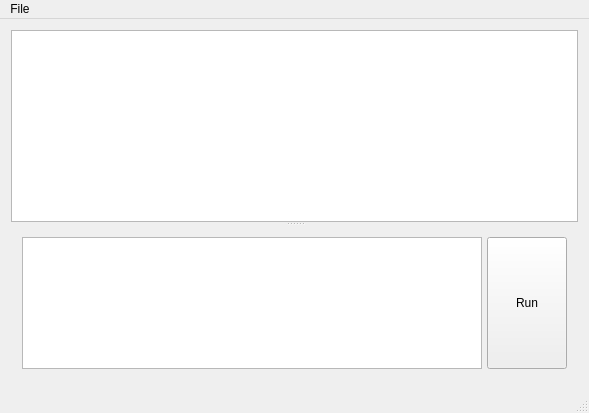
<?xml version="1.0" encoding="UTF-8"?>
<ui version="4.0">
 <class>MainWindow</class>
 <widget class="QMainWindow" name="MainWindow">
  <property name="geometry">
   <rect>
    <x>0</x>
    <y>0</y>
    <width>589</width>
    <height>413</height>
   </rect>
  </property>
  <property name="windowTitle">
   <string>Tartaruga</string>
  </property>
  <widget class="QWidget" name="centralWidget">
   <layout class="QVBoxLayout" name="verticalLayout">
    <item>
     <widget class="QSplitter" name="splitter">
      <property name="orientation">
       <enum>Qt::Vertical</enum>
      </property>
      <widget class="QGraphicsView" name="graphicsView">
       <property name="sizePolicy">
        <sizepolicy hsizetype="Expanding" vsizetype="MinimumExpanding">
         <horstretch>0</horstretch>
         <verstretch>0</verstretch>
        </sizepolicy>
       </property>
       <property name="backgroundBrush">
        <brush brushstyle="SolidPattern">
         <color alpha="255">
          <red>0</red>
          <green>0</green>
          <blue>0</blue>
         </color>
        </brush>
       </property>
       <property name="foregroundBrush">
        <brush brushstyle="NoBrush">
         <color alpha="255">
          <red>0</red>
          <green>0</green>
          <blue>0</blue>
         </color>
        </brush>
       </property>
       <property name="renderHints">
        <set>QPainter::TextAntialiasing</set>
       </property>
       <property name="dragMode">
        <enum>QGraphicsView::ScrollHandDrag</enum>
       </property>
      </widget>
      <widget class="QWidget" name="layoutWidget">
       <layout class="QHBoxLayout" name="horizontalLayout">
        <property name="spacing">
         <number>5</number>
        </property>
        <property name="sizeConstraint">
         <enum>QLayout::SetDefaultConstraint</enum>
        </property>
        <item>
         <widget class="QPlainTextEdit" name="cmdEdit">
          <property name="sizePolicy">
           <sizepolicy hsizetype="Expanding" vsizetype="Preferred">
            <horstretch>0</horstretch>
            <verstretch>0</verstretch>
           </sizepolicy>
          </property>
          <property name="baseSize">
           <size>
            <width>0</width>
            <height>50</height>
           </size>
          </property>
          <property name="font">
           <font>
            <family>Courier 10 Pitch</family>
           </font>
          </property>
          <property name="tabChangesFocus">
           <bool>true</bool>
          </property>
         </widget>
        </item>
        <item>
         <widget class="QPushButton" name="runButton">
          <property name="sizePolicy">
           <sizepolicy hsizetype="Minimum" vsizetype="Minimum">
            <horstretch>0</horstretch>
            <verstretch>0</verstretch>
           </sizepolicy>
          </property>
          <property name="text">
           <string>Run</string>
          </property>
         </widget>
        </item>
       </layout>
      </widget>
     </widget>
    </item>
   </layout>
  </widget>
  <widget class="QMenuBar" name="menuBar">
   <property name="geometry">
    <rect>
     <x>0</x>
     <y>0</y>
     <width>589</width>
     <height>25</height>
    </rect>
   </property>
   <widget class="QMenu" name="menuLuogo">
    <property name="title">
     <string>File</string>
    </property>
    <addaction name="action_Quit"/>
   </widget>
   <addaction name="menuLuogo"/>
  </widget>
  <widget class="QStatusBar" name="statusBar"/>
  <action name="action_Quit">
   <property name="text">
    <string>&amp;Quit</string>
   </property>
  </action>
 </widget>
 <layoutdefault spacing="6" margin="11"/>
 <resources/>
 <connections>
  <connection>
   <sender>action_Quit</sender>
   <signal>triggered()</signal>
   <receiver>MainWindow</receiver>
   <slot>close()</slot>
   <hints>
    <hint type="sourcelabel">
     <x>-1</x>
     <y>-1</y>
    </hint>
    <hint type="destinationlabel">
     <x>199</x>
     <y>149</y>
    </hint>
   </hints>
  </connection>
 </connections>
</ui>
